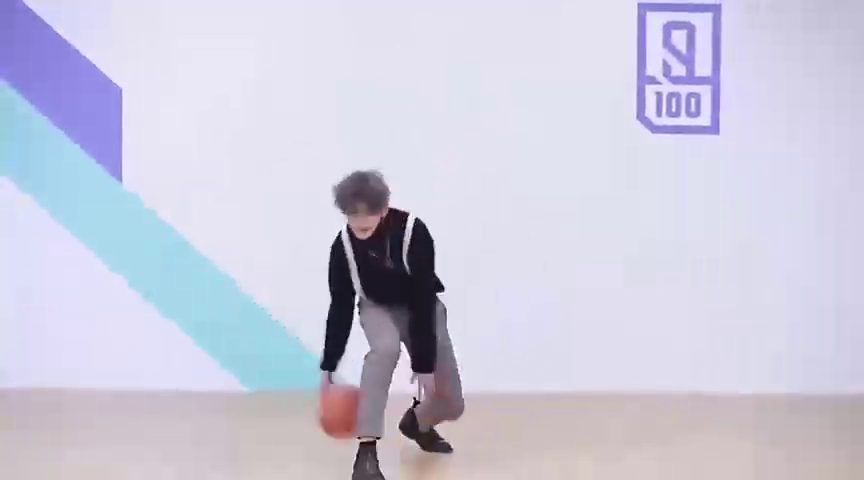
#> input picture frame 33 of data/videos/kunkun_cut.mp4, 864 x 480 px, given in place of VID_20200814_100237.mp4, which was not available
$ python demo.py   (older library calls are emulated)
#> lines starting #> are read from the running program, lines starting #| are printed output that depends on the picture; pictures that were not available may be replaced by others from this repository, and a replacement may not be noted
### libs/detector/libs/StatusMonitor/utils/image_processing.py
# -*-coding: utf-8 -*-
"""
    @Project: IntelligentManufacture
    @File   : image_processing.py
    @Author : panjq
    @E-mail : pan_jinquan@163.com
    @Date   : 2019-02-14 15:34:50
"""

import os
import copy
import re
import cv2
import numpy as np
import matplotlib.pyplot as plt
import requests
import matplotlib
import base64
import PIL.Image as Image


def get_color_map(nums=25):
    colors = [
        "#FF0000", "#FF7F50", "#B0171F", "#872657", "#FF00FF",
        "#FFFF00", "#FF8000", "#FF9912", "#DAA569", "#FF6100",
        "#0000FF", "#3D59AB", "#03A89E", "#33A1C9", "#00C78C",
        "#00FF00", "#385E0F", "#00C957", "#6B8E23", "#2E8B57",
        "#A020F0", "#8A2BE2", "#A066D3", "#DA70D6", "#DDA0DD"]
    colors = colors * int(np.ceil(nums / len(colors)))
    return colors


def get_color(id):
    color = convert_color_map(COLOR_MAP[id])
    return color


def set_class_set(class_set=set()):
    global CLASS_SET
    CLASS_SET = class_set


COLOR_MAP = get_color_map(200)
CLASS_SET = set()

cmap = plt.get_cmap('rainbow')


# [79 lines left out: functions get_colors, convert_color_map, bound_protection, tensor2image, get_image_tensor, image_clip, not called in this run]


def transpose(data):
    data = data.transpose(2, 0, 1)  # HWC->CHW
    return data


# [387 lines left out: functions untranspose, show_batch_image, show_image, cv_show_image, image_fliplr, get_prewhiten_image and 11 more, not called in this run]


def resize_image(image, resize_height=None, resize_width=None):
    '''
    tf.image.resize_images(images,size),images=[batch, height, width, channels],size=(new_height, new_width)
    cv2.resize(image, dsize=(resize_width, resize_height)),与image.shape相反
    images[50,10]与image.shape的原理相同，它表示的是image=(y=50,x=10)
    :param image:
    :param resize_height:
    :param resize_width:
    :return:
    '''
    image_shape = np.shape(image)
    height = image_shape[0]
    width = image_shape[1]
    if (resize_height is None) and (resize_width is None):  # 错误写法：resize_height and resize_width is None
        return image
    if resize_height is None:
        resize_height = int(height * resize_width / width)
    elif resize_width is None:
        resize_width = int(width * resize_height / height)
    image = cv2.resize(image, dsize=(resize_width, resize_height))
    return image


# [469 lines left out: functions scale_image, get_rect_image, get_rects_image, get_bboxes_image, bboxes2rects, rects2bboxes and 24 more, not called in this run]


def draw_text(img, point, text, bg_color=(255, 0, 0), drawType="custom"):
    '''
    :param img:
    :param point:
    :param text:
    :param drawType: custom or simple
    :return:
    '''
    fontScale = 0.4
    thickness = 5
    text_thickness = 1
    fontFace = cv2.FONT_HERSHEY_SIMPLEX
    # fontFace=cv2.FONT_HERSHEY_SIMPLEX
    if drawType == "custom":
        text_size, baseline = cv2.getTextSize(str(text), fontFace, fontScale, thickness)
        text_loc = (point[0], point[1] + text_size[1])
        cv2.rectangle(img, (text_loc[0] - 2 // 2, text_loc[1] - 2 - baseline),
                      (text_loc[0] + text_size[0], text_loc[1] + text_size[1]), bg_color, -1)
        # draw score value
        cv2.putText(img, str(text), (text_loc[0], text_loc[1] + baseline), fontFace, fontScale,
                    (255, 255, 255), text_thickness, 8)
    elif drawType == "simple":
        cv2.putText(img, str(text), point, fontFace, 0.5, (255, 0, 0))
    return img


# [618 lines left out: functions draw_text_line, draw_key_point_in_image, draw_point_line, circle_line, cv_paste_image, pil_paste_image and 29 more, not called in this run]


class EventCv():
    def __init__(self):
        self.image = None

    def update_image(self, image):
        self.image = image

    def callback_print_image(self, event, x, y, flags, param):
        if event == cv2.EVENT_LBUTTONDOWN:
            print("(x,y)=({},{}),data={}".format(x, y, self.image[y][x]))

    # [12 lines left out: function add_mouse_event, not called in this run]


def get_video_capture(video_path, width=None, height=None, fps=None):
    """
     --   7W   Pix--> width=320,height=240
     --   30W  Pix--> width=640,height=480
     720P,100W Pix--> width=1280,height=720
     960P,130W Pix--> width=1280,height=1024
    1080P,200W Pix--> width=1920,height=1080
    :param video_path:
    :param width:
    :param height:
    :return:
    """
    video_cap = cv2.VideoCapture(video_path)
    # 设置分辨率
    if width:
        video_cap.set(cv2.CAP_PROP_FRAME_WIDTH, width)
    if height:
        video_cap.set(cv2.CAP_PROP_FRAME_HEIGHT, height)
    if fps:
        video_cap.set(cv2.CAP_PROP_FPS, 15)
    return video_cap


def get_video_info(video_cap):
    width = int(video_cap.get(cv2.CAP_PROP_FRAME_WIDTH))
    height = int(video_cap.get(cv2.CAP_PROP_FRAME_HEIGHT))
    numFrames = int(video_cap.get(cv2.CAP_PROP_FRAME_COUNT))
    fps = int(video_cap.get(cv2.CAP_PROP_FPS))
    print("video:width:{},height:{},fps:{},numFrames:{}".format(width, height, fps, numFrames))
    return width, height, numFrames, fps


# [6 lines left out: function get_video_writer, not called in this run]


class CVVideo():
    def __init__(self):
        pass

    # [26 lines left out: function start_capture, not called in this run]

    def write_video(self, frame):
        self.video_writer.write(frame)

    # [6 lines left out: function task, not called in this run]


# [9 lines that do not run on import are left out]

### libs/detector/libs/StatusMonitor/monitor.py
# -*- coding: utf-8 -*-
"""
# --------------------------------------------------------
# @Project: StatusMonitor
# @Author : panjq
# @E-mail : pan_jinquan@163.com
# @Date   : 2020-08-13 19:32:01
# --------------------------------------------------------
"""

import os
import numpy as np
import cv2


class Queue():
    """队列"""

    def __init__(self, win_size):
        """
        :param win_size: 队列大小
        """
        self.win_size = win_size
        self.data = []

    def __len__(self):
        return len(self.data)

    def __str__(self):
        return "".join(self.data)

    def put(self, item):
        if len(self.data) == self.win_size:
            self.data.pop(0)
        self.data.append(item)

    def get(self, index=-1):
        return self.data[index]


class StatusMonitor():
    """
    检测视频流状态,计算连续相邻两帧的相似性,
    判断当前状态{"运动":1,"静止":0},
    判断是否需要上传图片
    """

    def __init__(self, win_size=10):
        """
        :param win_size: 记录历史label值的窗口大小
        """
        self.label_queue = Queue(win_size=win_size)  # 定义label队列,用于记录历史窗口的label值

    def get_label_list(self):
        """
        获得label队列数据列表
        :return:
        """
        return self.label_queue.data

    def get_diff_map(self, frame1, frame2):
        """
        计算两帧图片的差异图(两张图的绝对差)
        :param frame1: 图片1
        :param frame2: 图片2
        :return: 差异图
        """
        diff_map = np.abs(frame1 - frame2)
        return diff_map

    # [13 lines left out: function cal_diff_map_similarity_l2, not called in this run]

    @staticmethod
    def cal_diff_map_similarity_l1(diff_map, tok=400):
        """
        计算差异图相似度(距离),
        原理: 将差异图作为特征,按特征值大小进行降序排序,提取tok的差异较大的特征,计算其平均绝对误差作为相似度(距离)
        :param diff_map: 差异图
        :return: dist : 相似度(距离)
        """
        diff = np.asarray(diff_map).reshape(-1)
        diff = -np.sort(-diff)  # 降序排序
        diff = diff[:tok]  # 提取tok的差异较大的特征
        dist = np.sum(diff) / tok  # 计算平均绝对误差作为相似度(距离)
        return dist

    # @debug.run_time_decorator("get_frame_similarity")
    def get_frame_similarity(self, frame1, frame2, measurement="l1", isshow=False):
        """
        比较两帧图像的相似度(距离)
        :param frame1: 输入frame1图像
        :param frame2: 输入frame2图像
        :param measurement: 相似度(距离)度量方法,l1: 平均绝对误差作为相似度(距离),l2: 均方差作为相似距离
        :param isshow: <bool> 默认为False,是否显示差异图
        :return: <float>相似度(距离)
        """
        diff_map = self.get_diff_map(frame1, frame2)
        if measurement == "l1":
            dist = self.cal_diff_map_similarity_l1(diff_map)
        elif measurement == "l2":
            dist = self.cal_diff_map_similarity_l2(diff_map)
        else:
            return Exception("Error:{}".format(measurement))
        if isshow:
            cv2.imshow("diff_map", diff_map)
        return dist

    def check_upload_status(self, frame, upload_frame, label, up_threshold=0.001, up_flag="1000"):
        """
        判断是否需要上传图片
        思路: 当且仅当前帧图片处于静止状态(label="0"),且历史label中出现上传图片的信号符(flag="1000"),
              并且当前帧图片与上一次上传的图片不相似时(>up_threshold),才需要上传图片
        :param frame: 当前帧图
        :param upload_frame: 上一次上传的图像
        :param label: 当前label: "0"表示静止,"1"表示运动,
        :param up_threshold: 上传图片的相似阈值,当frame与上一次的upload_frame的相似性距离大于该阈值时,则上传图片
                             否则,认为当前帧与上一次上传的图片非常相似,不需要上传
        :param up_flag: 上传图片的信号符: 默认"1000": 表示先出现1次label=1,然后连续3帧的label都是0,则认为需要上传图片,
                     flag="110000": 表示先出现2次label=1,然后连续4帧的label都是0,则认为需要上传图片
        :return: <bool>: True : 表示需要上传图片
                         False: 表示不需要上传图片
        """
        isupload = False
        self.label_queue.put(label)
        if label == "0":  # 如果是静止状态
            label_list = self.label_queue.data
            label_list = "".join(label_list)
            if label_list.count(up_flag) == 1:  # 仅出现一次信号符
                isupload = True
            else:
                isupload = False
            if isupload:
                # 比较当frame与上一次的upload_frame的相似性距离
                dist = self.get_frame_similarity(frame, upload_frame, isshow=False)
                if dist < up_threshold:
                    # 相似图片,无需上传
                    isupload = False
                else:
                    isupload = True
                    # 不相似图片,需上传
                print("up_threshold:{},dist:{:3.8f},isupload:{}".format(up_threshold, dist, isupload))
        return isupload

### libs/detector/libs/StatusMonitor/demo.py
# -*-coding: utf-8 -*-
"""
    @Project: StatusMonitor
    @File   : demo.py
    @Author : panjq
    @E-mail : pan_jinquan@163.com
    @Date   : 2019-02-14 15:24:57
"""
import os
import cv2
import numpy as np
import monitor
from utils import image_processing

config_l1 = {"detect_freq": 7,
             "threshold": 0.05,
             "up_threshold": 0.2,
             "win_size": 4,
             "up_flag": "1000",
             "measurement": "l1",
             }

config_l2 = {"detect_freq": 7,
             "threshold": 0.0025,
             "up_threshold": 0.2,
             "win_size": 4,
             "up_flag": "1000",
             "measurement": "l2",
             }


class FeatureDemo(object):
    def __init__(self, out_dir, config):
        """
        :param out_dir: 保存上传图片的路径
        :param config: 配置参数
             --detect_freq  : 检测频率,1S内检测的帧数,默认1秒检测7帧
             --threshold    : 相似度(距离)阈值,用于判断当前状态是: "运动"还是"静止"
             --up_threshold : 上传图片的相似阈值,当frame与上一次的upload_frame的相似性距离大于该阈值时,则上传图片
                              否则,认为当前帧与上一次上传的图片非常相似,不需要上传
             --up_flag      : 上传图片的信号符: 默认"1000": 表示先出现1次label=1,然后连续3帧的label都是0,则认为需要上传图片
             --win_size     : 状态检测器的窗口大小,用于记录历史label信息,推荐等于上传图片的信号符up_flag长度
             --measurement  : 相似度(距离)度量方法,l1: 平均绝对误差作为相似度(距离); l2: 均方差作为相似度(距离),l1比l2稍微快一点
        """
        if not os.path.exists(out_dir):
            os.makedirs(out_dir)
        self.out_dir = out_dir

        self.measurement = config["measurement"]
        self.threshold = config["threshold"]
        self.up_threshold = config["up_threshold"]
        self.up_flag = config["up_flag"]
        self.detect_freq = config["detect_freq"]
        self.win_size = config["win_size"]

        self.last_frame = None  # 上一帧的图片
        self.next_frame = None  # 下一帧(当前帧)图片
        self.upload_frame = None  # 记录上一次上传的图片

        # 初始化状态检测器
        self.monitor = monitor.StatusMonitor(win_size=self.win_size)

    def start_capture(self, video_path, save_video=None):
        """
        :param video_path:
        :param save_video:
        :return:
        """
#> called with video_path = 'data/VID_20200814_100237.mp4'
        video_cap = image_processing.get_video_capture(video_path)
        width, height, numFrames, fps = image_processing.get_video_info(video_cap)
        if save_video:
            self.video_writer = image_processing.get_video_writer(save_video, width, height, fps)
        freq = int(fps / self.detect_freq)
        self.frame_id = 0
        while True:
            isSuccess, frame = video_cap.read()
#> frame is the input picture: shape (480, 864, 3); mean B, G, R 221.4, 203.1, 204.6
            self.frame_id += 1
            if not isSuccess:
                break
            if self.frame_id % freq == 0 or self.frame_id == 1:
                label = self.task(frame)
            if save_video:
                self.video_writer.write(frame)
        video_cap.release()

    def processInput(self, orig_frame, resize):
        image = cv2.cvtColor(orig_frame, cv2.COLOR_BGR2GRAY)
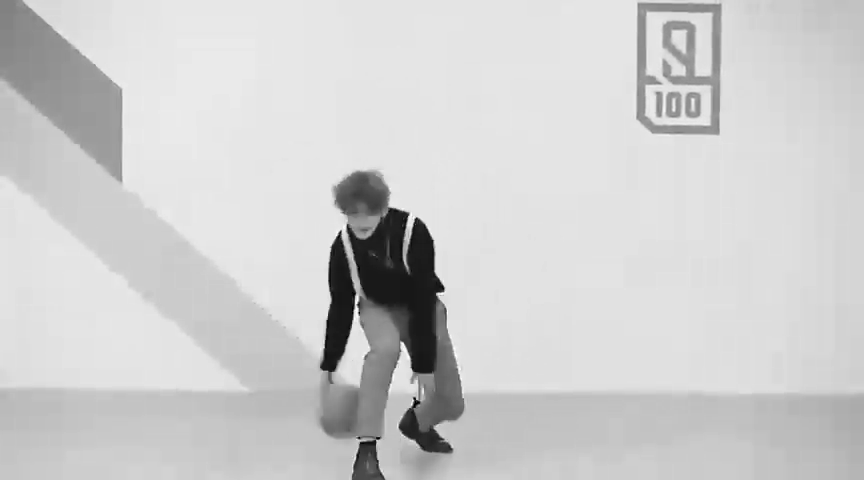
#> image: shape (480, 864); min 0, max 255, mean 205.7
        # 为了避免resize耗时,建议采用最近邻插值方式
        image = cv2.resize(image, tuple(resize), interpolation=cv2.INTER_NEAREST)
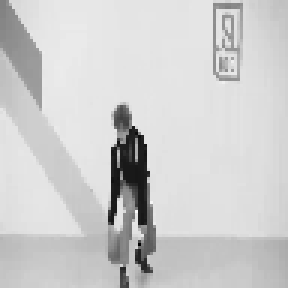
#> image: shape (96, 96) (shown 3 times larger); min 1, max 249, mean 205.7
        # 高斯滤波,去除噪声干扰
        image = cv2.GaussianBlur(image, (3, 3), 0)
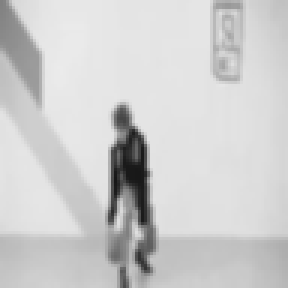
#> image: shape (96, 96) (shown 3 times larger); min 23, max 235, mean 205.7
        image = np.asarray(image, dtype=np.float32) / 255.0
        return image

    def task(self, orig_frame, resize=[96, 96]):
        """
        42,dist=0.02571568,label=0,label_list=['1', '0', '0', '0']
        :param orig_frame: 原始帧图片
        :param resize: image resize
        :return:
        """
        # TODO
        self.next_frame = self.processInput(orig_frame, resize)
        if self.last_frame is None:
            # 初始帧
            self.last_frame = self.next_frame
            self.upload_frame = self.next_frame
            dist = 0
        else:
            # 计算上一帧图片与下一帧(当前帧)的相似度(距离)
            dist = self.monitor.get_frame_similarity(self.last_frame,
                                                     self.next_frame,
                                                     measurement=self.measurement,
                                                     isshow=True)
        # TODO
        # 判断状态: 0: 静止, 1: 运动
        label = "0" if dist < self.threshold else "1"
        # 与上一次上传的图片比较相似性,判断是否需要上传图片: True(上传),False(不上传),
        isupload = self.monitor.check_upload_status(self.next_frame,
                                                    self.upload_frame,
                                                    label,
                                                    up_threshold=self.up_threshold,
                                                    up_flag=self.up_flag)
#> isupload = False
        if isupload:
            # 如确定需要上传图片,则记录已上传的图片
            self.upload_frame = self.next_frame
            cv2.imwrite(os.path.join(self.out_dir, "{:0=4d}.jpg".format(self.frame_id)), orig_frame)

        self.last_frame = self.next_frame
        print("{},dist={:3.8f},label={},label_list={}".format(self.frame_id, dist, label,
                                                              str(self.monitor.get_label_list())))
        self.show_result(orig_frame, label, isupload, dist)
        return label

    def show_result(self, image, label, isupload, dist):
        """
        显示状态结果,需要上传图片时,会暂停,以便观察
        :param image:
        :param label:
        :param isupload:
        :param dist:
        :return:
        """
        if label == 0 or label == "0":
            label = "static"  # 静止
        else:
            label = "moving"  # 运动
        label = "dist:{:3.6f}  ".format(dist) + label
        flag = "count:{}".format(self.frame_id)
        if isupload:
            flag += "  upload"
        image = image_processing.resize_image(image, resize_width=800)
        image = image_processing.draw_text(image, point=(1, 15), text=flag, drawType="simple")
        image = image_processing.draw_text(image, point=(1, 30), text=label, drawType="simple")
#> call 2 of draw_text, with point = (1, 30), text = 'dist:0.000000  static', bg_color = (255, 0, 0), drawType = 'simple'
#> in draw_text (call 2), `cv2.putText(img, str(text), point, fontFace, 0.5, (255, 0, 0))`:
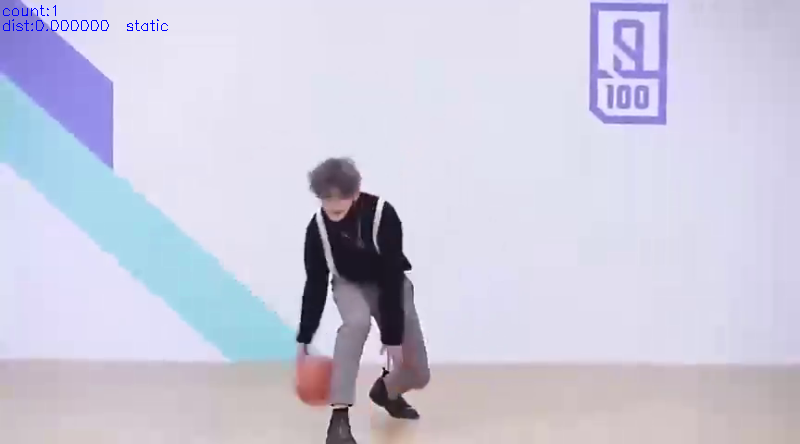
#> img: shape (444, 800, 3); mean of channels 0, 1, 2 221.4, 202.8, 204.3; drawn as B, G, R
        cv2.imshow("image", image)
        if isupload:
            cv2.waitKey(0)
        cv2.waitKey(30)
        return image


if __name__ == "__main__":
    # video_path = "data/VID_20200814_110845.mp4"
    video_path = "data/VID_20200814_100237.mp4"
    out_dir = video_path[:-len(".mp4")]
    fd = FeatureDemo(out_dir, config=config_l1)
    # fd = FeatureDemo(out_dir, config=config_l2)
    fd.start_capture(video_path=video_path)
#> in start_capture, `label = self.task(frame)`: label = '0'

$ run again, starting later in the video
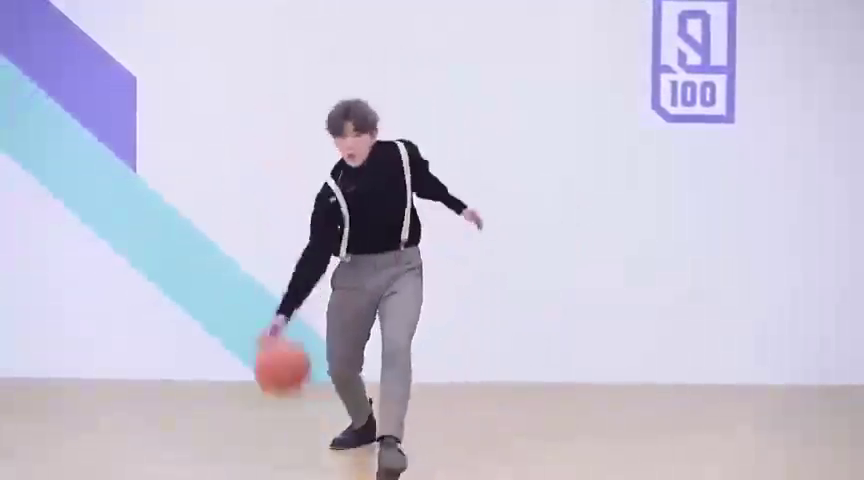
#> input picture frame 152 of data/videos/kunkun_cut.mp4, 864 x 480 px, given in place of VID_20200814_100237.mp4, which was not available
#> in start_capture, frame is the input picture: shape (480, 864, 3); mean B, G, R 217.9, 199.4, 201.9
#> in processInput, `image = cv2.GaussianBlur(image, (3, 3), 0)`:
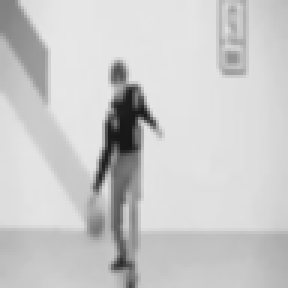
#> image: shape (96, 96) (shown 3 times larger); min 23, max 231, mean 202.4
#> isupload = False
#> in draw_text (call 2), `cv2.putText(img, str(text), point, fontFace, 0.5, (255, 0, 0))`:
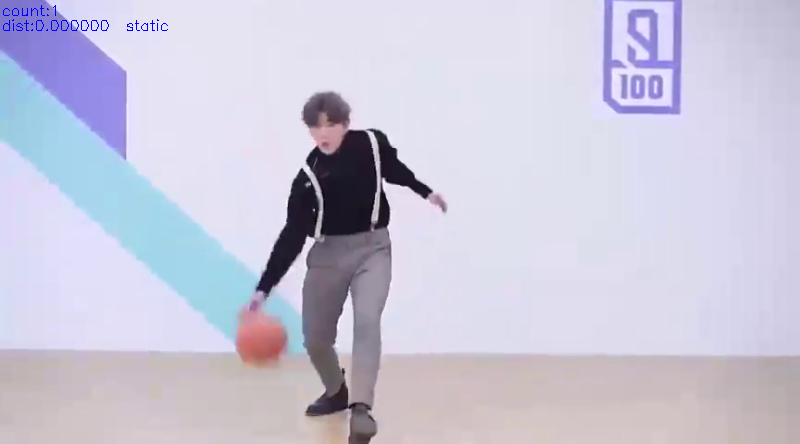
#> img: shape (444, 800, 3); mean of channels 0, 1, 2 217.9, 199.2, 201.6; drawn as B, G, R
#> label = '0'

$ run again, starting later in the video
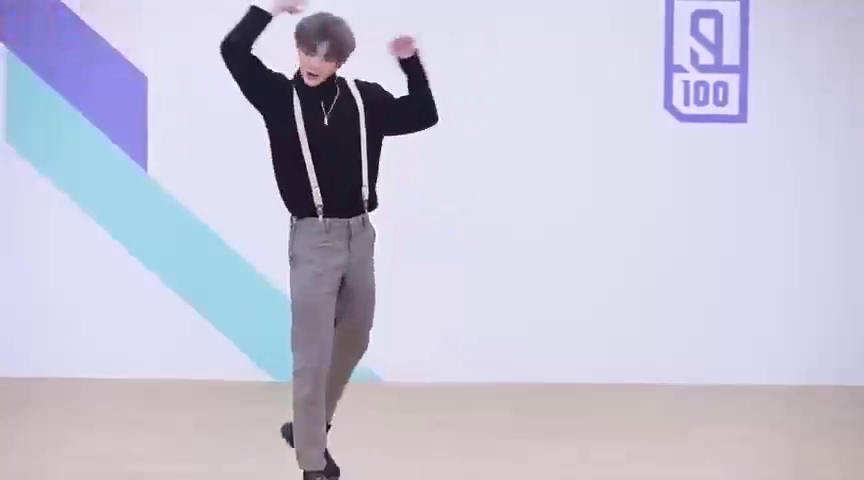
#> input picture frame 270 of data/videos/kunkun_cut.mp4, 864 x 480 px, given in place of VID_20200814_100237.mp4, which was not available
#> in start_capture, frame is the input picture: shape (480, 864, 3); mean B, G, R 214.8, 196.1, 197.6
#> in processInput, `image = cv2.GaussianBlur(image, (3, 3), 0)`:
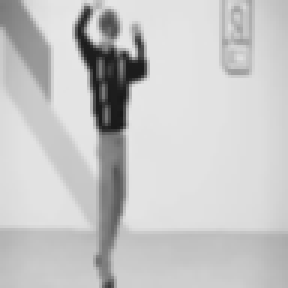
#> image: shape (96, 96) (shown 3 times larger); min 23, max 231, mean 198.6
#> isupload = False
#> in draw_text (call 2), `cv2.putText(img, str(text), point, fontFace, 0.5, (255, 0, 0))`:
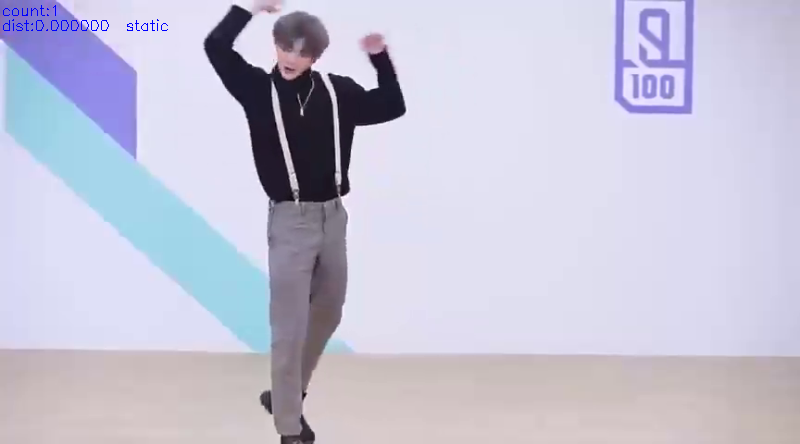
#> img: shape (444, 800, 3); mean of channels 0, 1, 2 214.8, 195.8, 197.3; drawn as B, G, R
#> label = '0'
